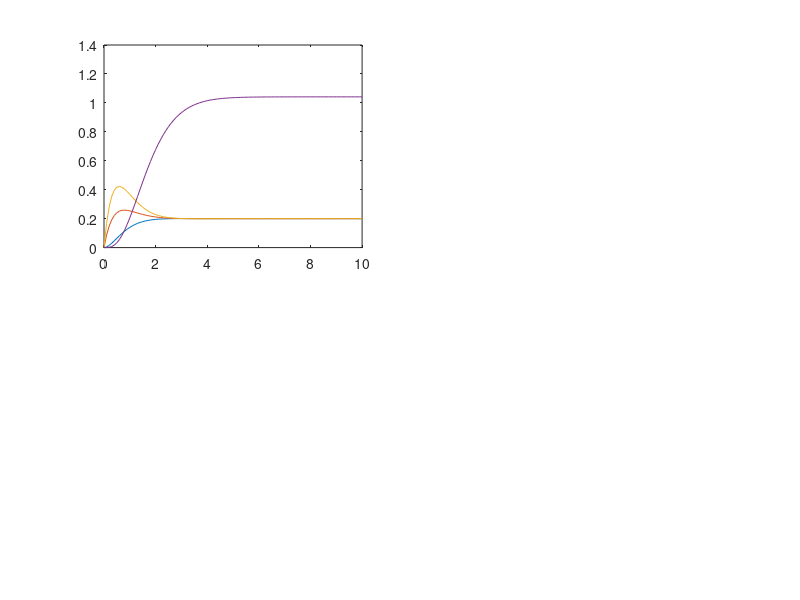

The MATLAB source for this figure: (Note: this script raises an error after producing the figure.)
subplot(2,2,1)
s = tf('s');
a = 0;
T1 = (a*s+1)/(s^2+4*s+5);
t = 0:0.1:10;
[y,t] = step(T1,t);
plot(t,y);

a = 1;
hold;
T2 = (a*s+1)/(s^2+4*s+5);
[y,t] = step(T2,t);
plot(t,y);

a = 2;
T3 = (a*s+1)/(s^2+4*s+5);
[y,t] = step(T3,t);
plot(t,y);

T4 = (s+25)/(((s+2)^2)*(s^2+5*s+6));
[y,t] = step(T4,t);
plot(t,y);

T5 = 3*exp(-0.5*s)/(s+5);
[y,t] = step(T5,t);
plot(t,y);
legend('a=0','a=1','a=2','(2)','(3)');
title('1-1 ');
%%%%%%%%%%%%%%%%%%%%%%%
sys1 = 1/(s+1);
sys2 = (s-20)/(s-2)^2/(s-5);
sysp = parallel(sys1,sys2);
syss = series(sys1,sys2);
sysf = feedback(sys1,1,-1);
[a,b] = tfdata(sysf);
[num_all,dem_all] = tfdata(sysf,'v');
[z,p,k] = zpkdata(sysf,'v');
get(sysp)
get(syss);
get(sysf);

%%%%%%%%%%%%%%%%%%%%%%%%%%
subplot(2,2,2)
hold on
grid on
[y,t] = step(sys1,t);
plot(t,y);
[y,t] = impulse(sys1,t);
plot(t,y);
legend('step','impulse');
title('1-3 ');
xlabel('time (s)');
ylabel('Amp');
%%%%%%%%%%%%%%%%%%%%%%%%%%%%%%
t = 0:0.1:30;
sys5 = 1/(s^2-2*s+1);
sys6 = 12*(s-1)^2/(s+3)/(s+1)^2/(s+2);
sysss = feedback(series(sys5,sys6),1,-1);
sysff = feedback(sys5,sys6,-1);
[u,t] = step(sysff,t);
subplot(2,2,3)
plot(t,u);
[y,t] = step(sysss,t);
subplot(2,2,4)
plot(t,y);





